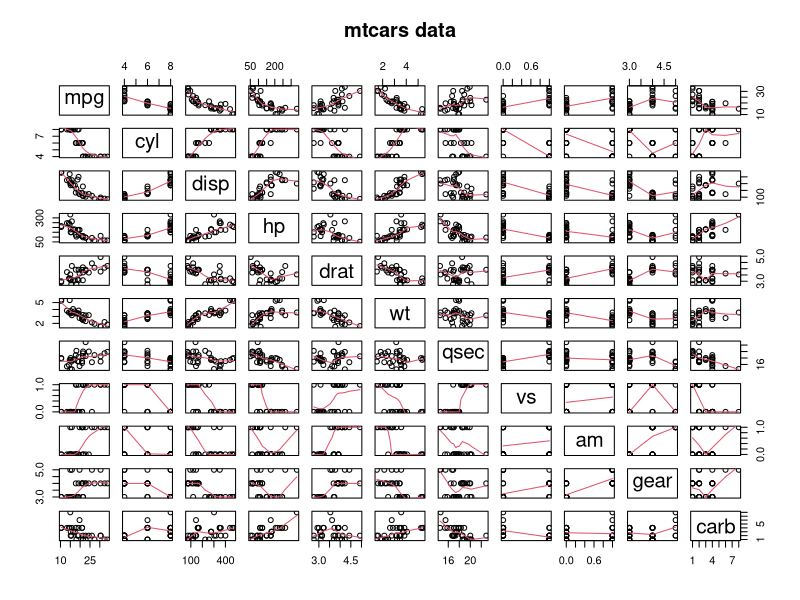

Write the R code that produced this figure.
## ---- chunk 1
library(datasets)
pairs(mtcars, panel = panel.smooth, main = "mtcars data")
